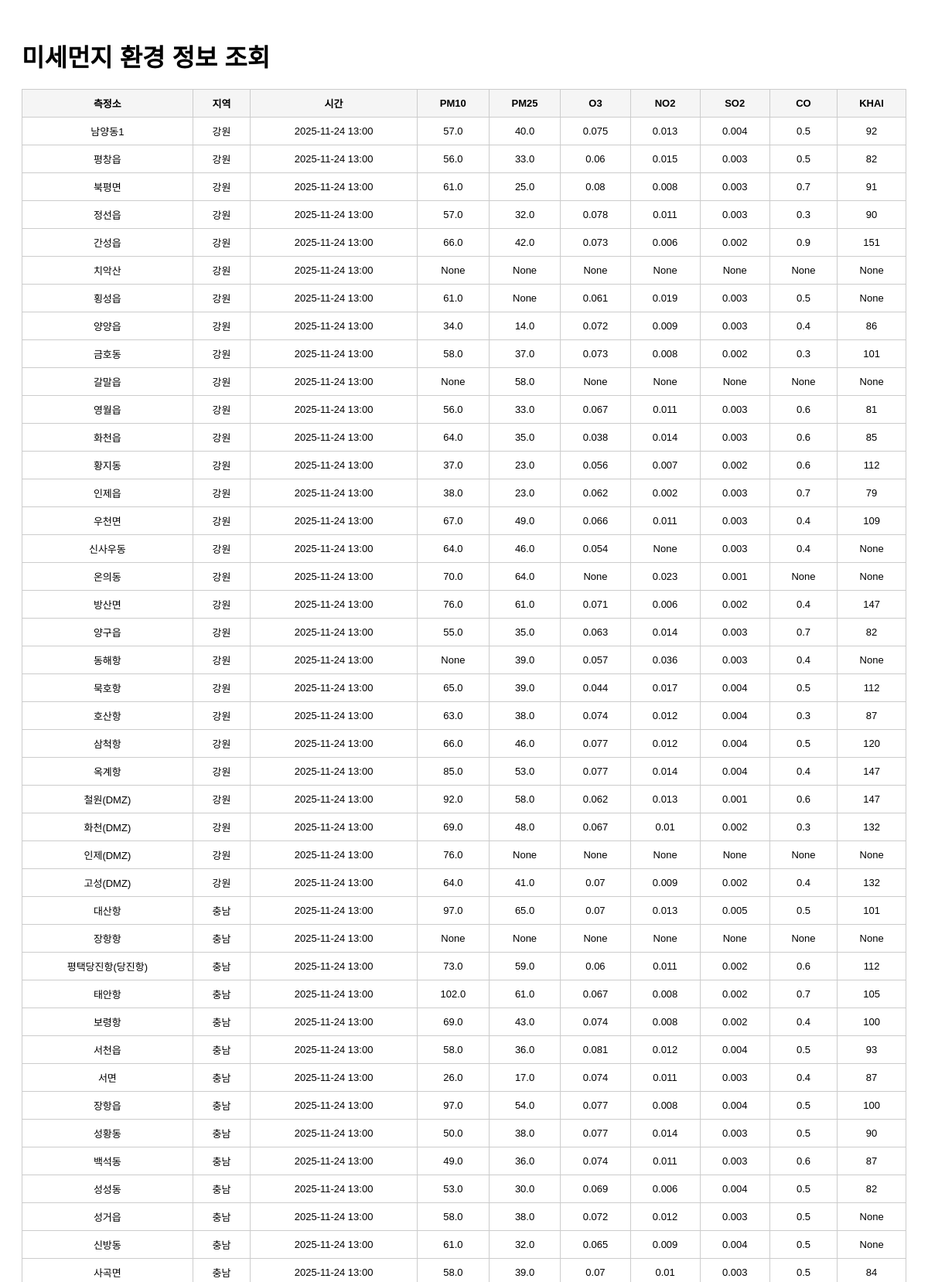
The app's page /list?page=4 (upper part) with its own data.
### tables this page shows
CREATE TABLE air_quality (
    id        INTEGER PRIMARY KEY AUTOINCREMENT,
    station   TEXT,
    sido      TEXT,
    dataTime  TEXT,
    pm10      REAL,
    pm25      REAL,
    o3        REAL,
    no2       REAL,
    so2       REAL,
    co        REAL,
    khai      INTEGER
);

### app.py (the view)
@app.route("/list")
def list_data():
    page = int(request.args.get("page", 1))
    per_page = 100  # 페이지당 100개
    offset = (page - 1) * per_page
    conn = sqlite3.connect(DB_PATH)
    cur = conn.cursor()
    cur.execute("""
        SELECT station, sido, dataTime, pm10, pm25, o3, no2, so2, co, khai
        FROM air_quality
        ORDER BY dataTime DESC
        LIMIT ? OFFSET ?
    """, (per_page + 1, offset))
    rows = cur.fetchall()
    conn.close()
    has_next = len(rows) > per_page
    rows = rows[:per_page]
    return render_template(
        "list.html",
        rows=rows,
        page=page,
        has_next=has_next
    )

### templates/list.html (shortened to what this page needs)
<!DOCTYPE html>
<html lang="ko">
<head>
</head>
<body>
    <h1>미세먼지 환경 정보 조회</h1>
    <table>
        <tr>
            <th>측정소</th>
            <th>지역</th>
            <th>시간</th>
            <th>PM10</th>
            <th>PM25</th>
            <th>O3</th>
            <th>NO2</th>
            <th>SO2</th>
            <th>CO</th>
            <th>KHAI</th>
        </tr>
        {% for row in rows %}
        <tr>
            <td>{{ row[0] }}</td>
            <td>{{ row[1] }}</td>
            <td>{{ row[2] }}</td>
            <td>{{ row[3] }}</td>
            <td>{{ row[4] }}</td>
            <td>{{ row[5] }}</td>
            <td>{{ row[6] }}</td>
            <td>{{ row[7] }}</td>
            <td>{{ row[8] }}</td>
            <td>{{ row[9] }}</td>
        </tr>
        {% endfor %}
    </table>
</body>
</html>

### templates/list.html (style rules this page uses)
body { font-family: Arial, sans-serif; padding: 20px; }
h1 { margin-bottom: 20px; }
table { width: 100%; border-collapse: collapse; margin-bottom: 20px; }
th, td { border: 1px solid #ccc; padding: 8px; text-align: center; font-size: 13px; }
th { background: #f5f5f5; }

### records on screen
air_quality: station "남양동1", sido "강원", dataTime "2025-11-24 13:00", pm10 "57.0", pm25 "40.0", o3 "0.075", no2 "0.013", so2 "0.004", co "0.5", khai "92"
air_quality: station "평창읍", sido "강원", dataTime "2025-11-24 13:00", pm10 "56.0", pm25 "33.0", o3 "0.06", no2 "0.015", so2 "0.003", co "0.5", khai "82"
air_quality: station "북평면", sido "강원", dataTime "2025-11-24 13:00", pm10 "61.0", pm25 "25.0", o3 "0.08", no2 "0.008", so2 "0.003", co "0.7", khai "91"
air_quality: station "정선읍", sido "강원", dataTime "2025-11-24 13:00", pm10 "57.0", pm25 "32.0", o3 "0.078", no2 "0.011", so2 "0.003", co "0.3", khai "90"
air_quality: station "간성읍", sido "강원", dataTime "2025-11-24 13:00", pm10 "66.0", pm25 "42.0", o3 "0.073", no2 "0.006", so2 "0.002", co "0.9", khai "151"
air_quality: station "치악산", sido "강원", dataTime "2025-11-24 13:00", row "None"
air_quality: station "횡성읍", sido "강원", dataTime "2025-11-24 13:00", pm10 "61.0", row "None", o3 "0.061", no2 "0.019", so2 "0.003", co "0.5"
air_quality: station "양양읍", sido "강원", dataTime "2025-11-24 13:00", pm10 "34.0", pm25 "14.0", o3 "0.072", no2 "0.009", so2 "0.003", co "0.4", khai "86"
air_quality: station "금호동", sido "강원", dataTime "2025-11-24 13:00", pm10 "58.0", pm25 "37.0", o3 "0.073", no2 "0.008", so2 "0.002", co "0.3", khai "101"
air_quality: station "갈말읍", sido "강원", dataTime "2025-11-24 13:00", row "None", pm25 "58.0"
air_quality: station "영월읍", sido "강원", dataTime "2025-11-24 13:00", pm10 "56.0", pm25 "33.0", o3 "0.067", no2 "0.011", so2 "0.003", co "0.6", khai "81"
air_quality: station "화천읍", sido "강원", dataTime "2025-11-24 13:00", pm10 "64.0", pm25 "35.0", o3 "0.038", no2 "0.014", so2 "0.003", co "0.6", khai "85"
air_quality: station "황지동", sido "강원", dataTime "2025-11-24 13:00", pm10 "37.0", pm25 "23.0", o3 "0.056", no2 "0.007", so2 "0.002", co "0.6", khai "112"
air_quality: station "인제읍", sido "강원", dataTime "2025-11-24 13:00", pm10 "38.0", pm25 "23.0", o3 "0.062", no2 "0.002", so2 "0.003", co "0.7", khai "79"
air_quality: station "우천면", sido "강원", dataTime "2025-11-24 13:00", pm10 "67.0", pm25 "49.0", o3 "0.066", no2 "0.011", so2 "0.003", co "0.4", khai "109"
air_quality: station "신사우동", sido "강원", dataTime "2025-11-24 13:00", pm10 "64.0", pm25 "46.0", o3 "0.054", row "None", so2 "0.003", co "0.4"
air_quality: station "온의동", sido "강원", dataTime "2025-11-24 13:00", pm10 "70.0", pm25 "64.0", row "None", no2 "0.023", so2 "0.001"
air_quality: station "방산면", sido "강원", dataTime "2025-11-24 13:00", pm10 "76.0", pm25 "61.0", o3 "0.071", no2 "0.006", so2 "0.002", co "0.4", khai "147"
air_quality: station "양구읍", sido "강원", dataTime "2025-11-24 13:00", pm10 "55.0", pm25 "35.0", o3 "0.063", no2 "0.014", so2 "0.003", co "0.7", khai "82"
air_quality: station "동해항", sido "강원", dataTime "2025-11-24 13:00", row "None", pm25 "39.0", o3 "0.057", no2 "0.036", so2 "0.003", co "0.4"
air_quality: station "묵호항", sido "강원", dataTime "2025-11-24 13:00", pm10 "65.0", pm25 "39.0", o3 "0.044", no2 "0.017", so2 "0.004", co "0.5", khai "112"
air_quality: station "호산항", sido "강원", dataTime "2025-11-24 13:00", pm10 "63.0", pm25 "38.0", o3 "0.074", no2 "0.012", so2 "0.004", co "0.3", khai "87"
air_quality: station "삼척항", sido "강원", dataTime "2025-11-24 13:00", pm10 "66.0", pm25 "46.0", o3 "0.077", no2 "0.012", so2 "0.004", co "0.5", khai "120"
air_quality: station "옥계항", sido "강원", dataTime "2025-11-24 13:00", pm10 "85.0", pm25 "53.0", o3 "0.077", no2 "0.014", so2 "0.004", co "0.4", khai "147"
air_quality: station "철원(DMZ)", sido "강원", dataTime "2025-11-24 13:00", pm10 "92.0", pm25 "58.0", o3 "0.062", no2 "0.013", so2 "0.001", co "0.6", khai "147"
air_quality: station "화천(DMZ)", sido "강원", dataTime "2025-11-24 13:00", pm10 "69.0", pm25 "48.0", o3 "0.067", no2 "0.01", so2 "0.002", co "0.3", khai "132"
air_quality: station "인제(DMZ)", sido "강원", dataTime "2025-11-24 13:00", pm10 "76.0", row "None"
air_quality: station "고성(DMZ)", sido "강원", dataTime "2025-11-24 13:00", pm10 "64.0", pm25 "41.0", o3 "0.07", no2 "0.009", so2 "0.002", co "0.4", khai "132"
air_quality: station "대산항", sido "충남", dataTime "2025-11-24 13:00", pm10 "97.0", pm25 "65.0", o3 "0.07", no2 "0.013", so2 "0.005", co "0.5", khai "101"
air_quality: station "장항항", sido "충남", dataTime "2025-11-24 13:00", row "None"
air_quality: station "평택당진항(당진항)", sido "충남", dataTime "2025-11-24 13:00", pm10 "73.0", pm25 "59.0", o3 "0.06", no2 "0.011", so2 "0.002", co "0.6", khai "112"
air_quality: station "태안항", sido "충남", dataTime "2025-11-24 13:00", pm10 "102.0", pm25 "61.0", o3 "0.067", no2 "0.008", so2 "0.002", co "0.7", khai "105"
air_quality: station "보령항", sido "충남", dataTime "2025-11-24 13:00", pm10 "69.0", pm25 "43.0", o3 "0.074", no2 "0.008", so2 "0.002", co "0.4", khai "100"
air_quality: station "서천읍", sido "충남", dataTime "2025-11-24 13:00", pm10 "58.0", pm25 "36.0", o3 "0.081", no2 "0.012", so2 "0.004", co "0.5", khai "93"
air_quality: station "서면", sido "충남", dataTime "2025-11-24 13:00", pm10 "26.0", pm25 "17.0", o3 "0.074", no2 "0.011", so2 "0.003", co "0.4", khai "87"
air_quality: station "장항읍", sido "충남", dataTime "2025-11-24 13:00", pm10 "97.0", pm25 "54.0", o3 "0.077", no2 "0.008", so2 "0.004", co "0.5", khai "100"
air_quality: station "성황동", sido "충남", dataTime "2025-11-24 13:00", pm10 "50.0", pm25 "38.0", o3 "0.077", no2 "0.014", so2 "0.003", co "0.5", khai "90"
air_quality: station "백석동", sido "충남", dataTime "2025-11-24 13:00", pm10 "49.0", pm25 "36.0", o3 "0.074", no2 "0.011", so2 "0.003", co "0.6", khai "87"
air_quality: station "성성동", sido "충남", dataTime "2025-11-24 13:00", pm10 "53.0", pm25 "30.0", o3 "0.069", no2 "0.006", so2 "0.004", co "0.5", khai "82"
air_quality: station "성거읍", sido "충남", dataTime "2025-11-24 13:00", pm10 "58.0", pm25 "38.0", o3 "0.072", no2 "0.012", so2 "0.003", co "0.5", row "None"
air_quality: station "신방동", sido "충남", dataTime "2025-11-24 13:00", pm10 "61.0", pm25 "32.0", o3 "0.065", no2 "0.009", so2 "0.004", co "0.5", row "None"
air_quality: station "사곡면", sido "충남", dataTime "2025-11-24 13:00", pm10 "58.0", pm25 "39.0", o3 "0.07", no2 "0.01", so2 "0.003", co "0.5", khai "84"
